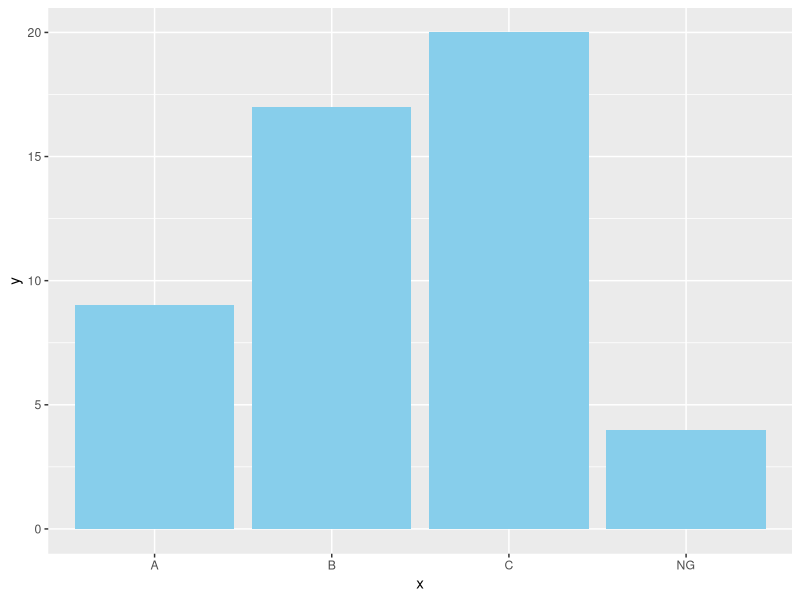
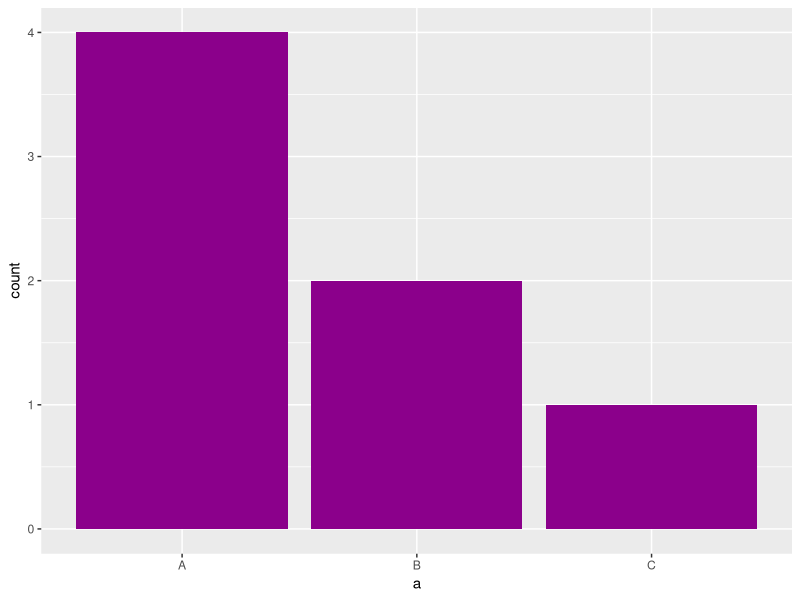

Here is the R script that generated these plots, in order:

library("ggplot2")

x <- c("A","B","C","NG")
y <- as.numeric(c(9,17,20,4))

ggplot() + geom_col(mapping = aes(x,y), data = data.frame(y), fill = "skyblue") 

a <-c("A","A","A","A","B","B","C")

ggplot() + geom_bar(mapping = aes(a), data = data.frame(a), fill = "magenta4")

Ω = 20 

print("hello world")
